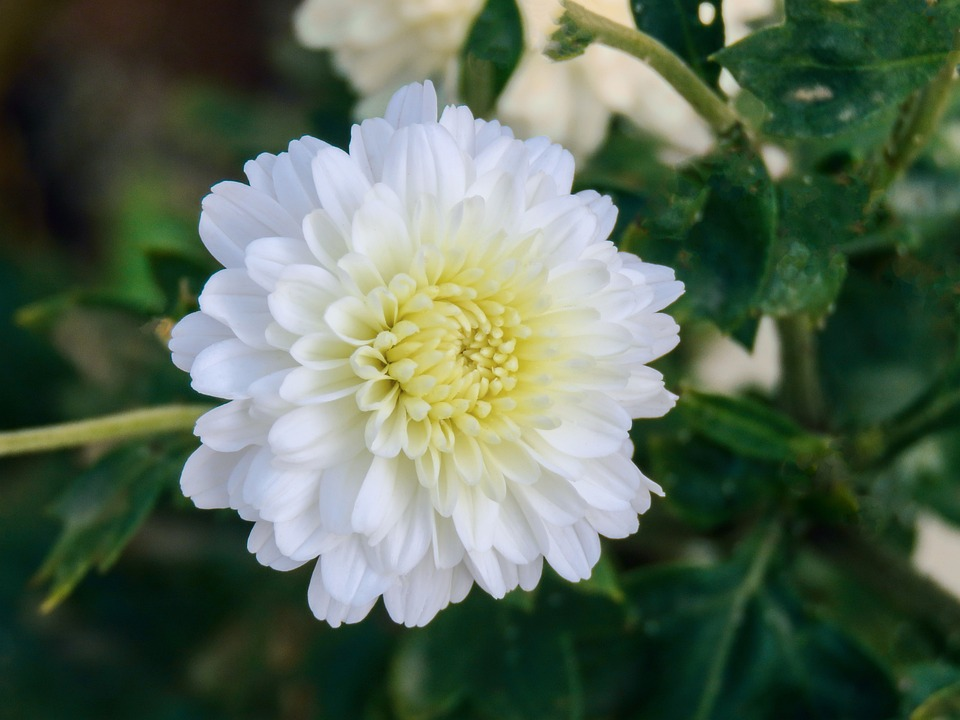
#> input picture chamanthi.jpg, 960 x 720 px
$ python Convolution.py
#> lines starting #> are read from the running program, lines starting #| are printed output that depends on the picture
import cv2 as cv
import numpy as np

def conv_transform(image):
    image_copy = image.copy()

    #for i in range(image.shape[0]):
    for i in range(len(image)):
        for j in range(len(image[1])):
            image_copy[i][j] = image[image.shape[0]-i-1][image.shape[1]-j-1]
    return image_copy

def convolution(img, kernel):#image should be gray scale to avoid 3 color channels
    kernel = conv_transform(kernel)
    image_h = img.shape[0]
    image_w = img.shape[1]

    kernel_h = kernel.shape[0]
    kernel_w = kernel.shape[1]

    h = kernel_h//2
    w = kernel_w//2
    image_conv = np.zeros(img.shape)

    for i in range(h, image_h-h):
        for j in range(w, image_w-w):
            sum = 0

            for k in range(kernel_h):
                for l in range(kernel_w):
                    sum = sum + kernel[k][l]*img[i-h+k][j-w+l]
            image_conv[i][j] = sum
    cv.imshow("convolved image", image_conv)
    return image_conv

img  = cv.imread("chamanthi.jpg")
#> img is the input picture: shape (720, 960, 3); mean B, G, R 84.8, 103.6, 87.6
gray = cv.cvtColor(img, cv.COLOR_BGR2GRAY)
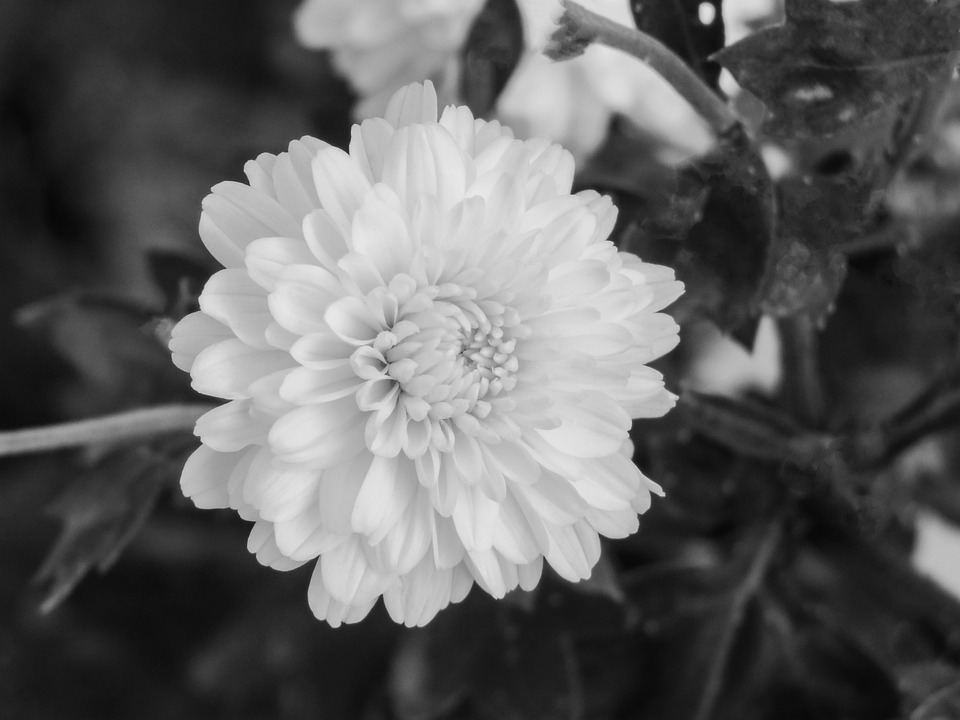
#> gray: shape (720, 960); min 7, max 235, mean 96.7
cv.imshow("conv_transform",conv_transform(gray))
#> after the loop in conv_transform, `for i in range(len(image)):`:
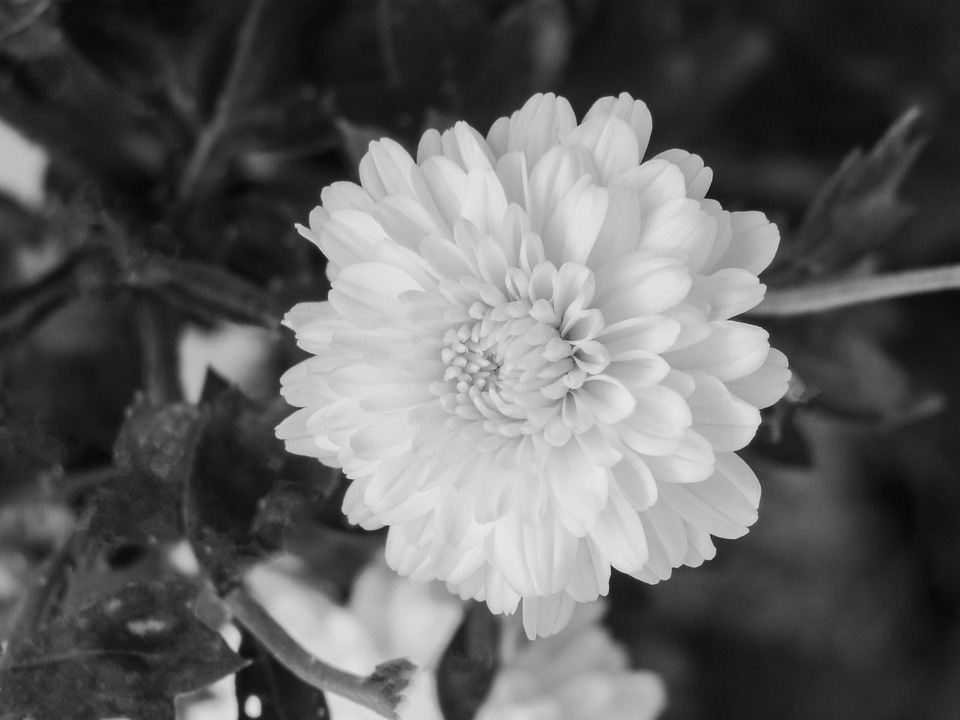
#> image_copy: shape (720, 960); min 7, max 235, mean 96.7

kernel = [[1, 0, -1],[1, 0, -1],[1, 0, -1]] #vertical edge filter
convolution(gray, kernel)
#> (the run stopped early here; a loop or call above may not have finished)

$ run again, with 2023-02-15-09-44-10-639.jpg copied over chamanthi.jpg
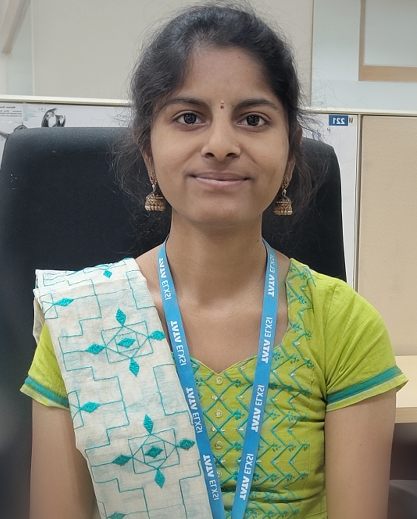
#> input picture 2023-02-15-09-44-10-639.jpg, 417 x 519 px
#> img is the input picture: shape (519, 417, 3); mean B, G, R 120.8, 136.9, 135.9
#> `gray = cv.cvtColor(img, cv.COLOR_BGR2GRAY)`:
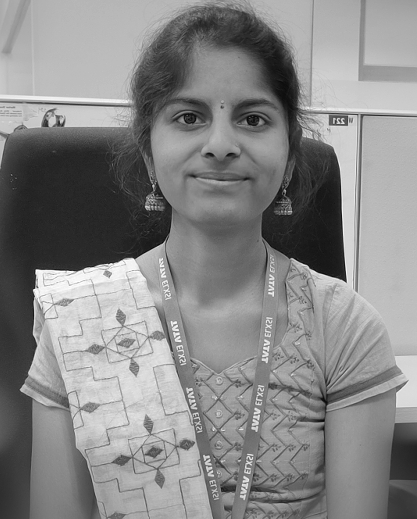
#> gray: shape (519, 417); min 4, max 255, mean 134.8
#> after the loop in conv_transform, `for i in range(len(image)):`:
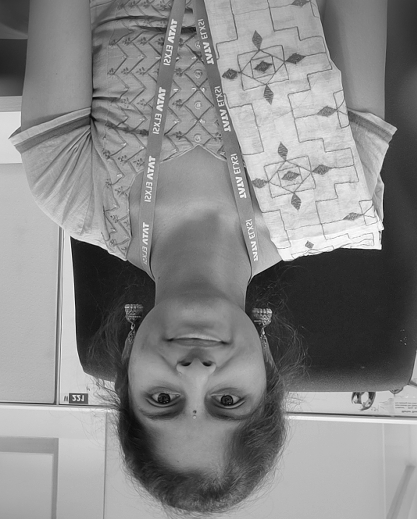
#> image_copy: shape (519, 417); min 4, max 255, mean 134.8
